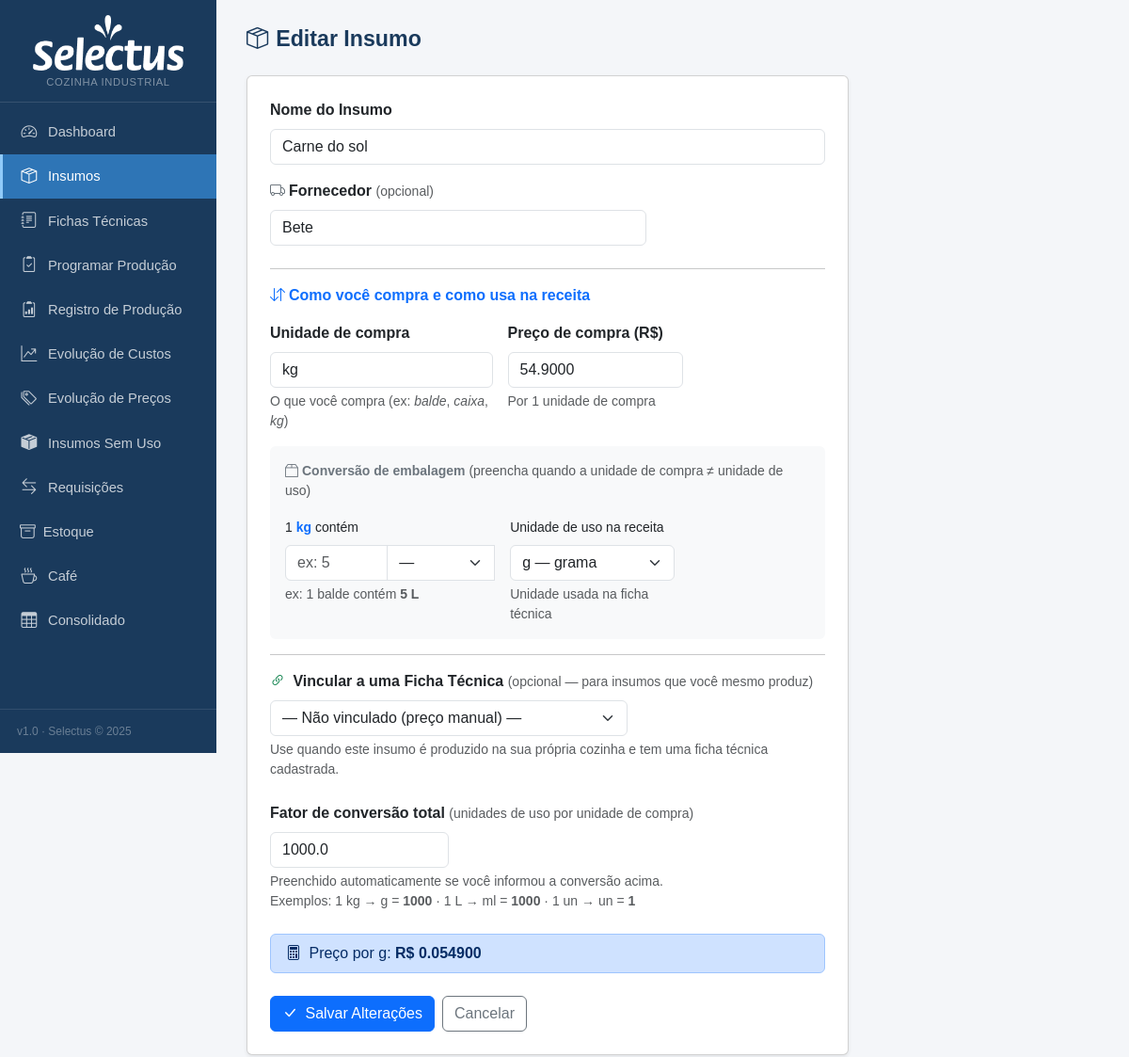
The app's page /insumos/42/editar, older data.
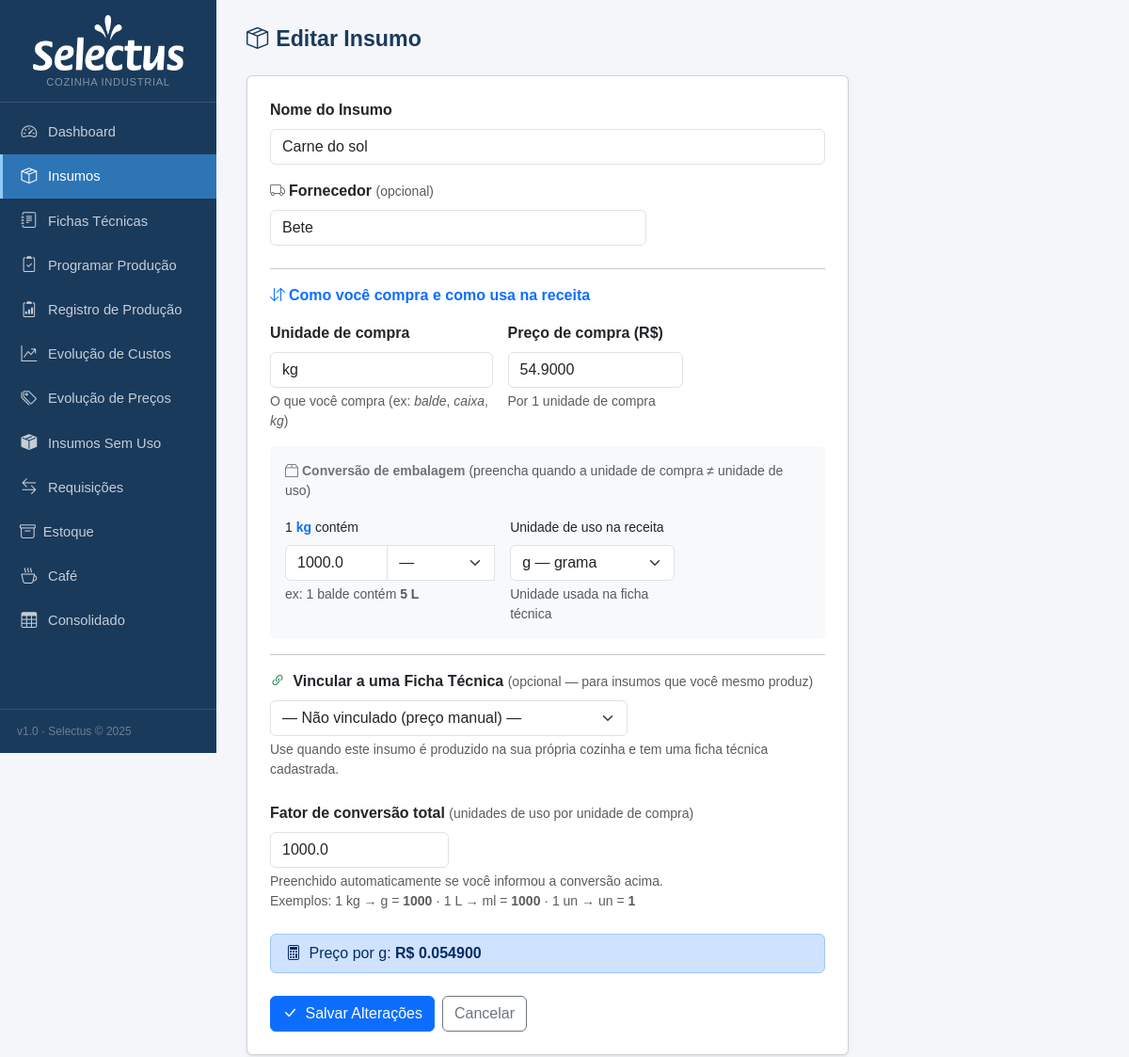
The same page, newer data.
### tables this page shows
CREATE TABLE insumos (
            id INTEGER PRIMARY KEY AUTOINCREMENT,
            nome TEXT NOT NULL,
            unidade_compra TEXT NOT NULL,
            preco_compra REAL,
            unidade_uso TEXT NOT NULL,
            fator_conversao REAL NOT NULL DEFAULT 1
        , qtd_por_embalagem REAL, unid_embalagem TEXT, produto_vinculado_id INTEGER, estoque_atual REAL DEFAULT 0, estoque_minimo REAL DEFAULT 0, status_revisao_custo TEXT DEFAULT 'nao_revisado', data_revisao_custo TEXT, fornecedor TEXT, aproveitamento REAL NOT NULL DEFAULT 100, status_revisao_nome TEXT DEFAULT 'nao_revisado', observacao TEXT, estoque_central REAL DEFAULT 0);

### app.py (the view, shortened to what this page needs)
@app.route('/insumos/<int:id>/editar', methods=['GET','POST'])
def insumo_editar(id):
    db = get_db()
    ins = db.execute('SELECT * FROM insumos WHERE id=?', (id,)).fetchone()
    db.close()
    return render_template('insumo_form.html', ins=ins, CONV=CONV,
                           produtos=_get_produtos_para_vincular())

### app.py (called while the page is built)
def get_db():
    c = sqlite3.connect(DB)
    c.row_factory = sqlite3.Row
    c.execute("PRAGMA foreign_keys = ON")
    return c

def _get_produtos_para_vincular():
    db = get_db()
    prods = db.execute('SELECT id, nome FROM produtos ORDER BY nome').fetchall()
    db.close()
    return prods

def count_alertas():
    try:
        db = get_db()
        n = db.execute('''SELECT COUNT(*) FROM insumos
                          WHERE estoque_minimo > 0 AND COALESCE(estoque_atual,0) < estoque_minimo''').fetchone()[0]
        db.close()
        return n
    except:
        return 0

@app.context_processor
def inject_alertas():
    return dict(n_alertas=count_alertas())

### templates/insumo_form.html (shortened to what the changed rows need)
{% extends "base.html" %}
{% block content %}
<div class="page-header">
  <h1><i class="bi bi-box-seam me-2"></i>{{ 'Editar Insumo' if ins else 'Novo Insumo' }}</h1>
</div>
<div class="card shadow-sm" style="max-width:640px">
  <div class="card-body p-4">
    <form method="post" id="frm" onsubmit="syncOutros()">
      <div class="mb-3">
        <label class="form-label fw-semibold">Nome do Insumo</label>
        <input type="text" name="nome" class="form-control" required
               value="{{ ins.nome if ins else '' }}" placeholder="ex: Molho Tarê">
      </div>
      <div class="mb-4">
        <label class="form-label fw-semibold">
          <i class="bi bi-truck me-1 text-secondary"></i>Fornecedor
          <span class="text-muted fw-normal small">(opcional)</span>
        </label>
        <input type="text" name="fornecedor" class="form-control"
               value="{{ ins.fornecedor if ins and ins.fornecedor else '' }}"
               placeholder="ex: Makro, Atacadão, Distribuidora X…" style="max-width:400px">
      </div>
      <div class="row g-3 mb-3">
        <div class="col-sm-5">
          <label class="form-label fw-semibold">Unidade de compra</label>
          <input type="text" name="unidade_compra" id="uc" class="form-control" required
                 list="uc_list"
                 value="{{ ins.unidade_compra if ins else '' }}"
                 placeholder="balde, caixa, kg, L, un…">
          <div class="form-text">O que você compra (ex: <em>balde</em>, <em>caixa</em>, <em>kg</em>)</div>
        </div>
        <div class="col-sm-4">
          <label class="form-label fw-semibold">Preço de compra (R$)</label>
          <input type="number" name="preco_compra" id="preco" class="form-control"
                 step="0.0001" min="0"
                 value="{{ '%.4f'|format(ins.preco_compra) if ins and ins.preco_compra else '' }}"
                 placeholder="0,0000">
          <div class="form-text">Por 1 unidade de compra</div>
        </div>
      </div>
      <div class="card bg-light border-0 mb-3 p-3">
        <div class="row g-3 align-items-start">
          <div class="col-sm-5">
            <div class="input-group">
              <input type="number" id="qtd_emb" name="qtd_por_embalagem"
                     class="form-control" step="any" min="0"
                     value="{{ ins.qtd_por_embalagem if ins and ins.qtd_por_embalagem else '' }}"
                     placeholder="ex: 5">
              <select id="ue_sel" class="form-select" style="max-width:115px" onchange="onUeChange()">
                <option value="">—</option>
              </select>
            </div>
          </div>
        </div>
      </div>
      <div class="mb-4">
        <label class="form-label fw-semibold">
          Fator de conversão total
          <span class="text-muted fw-normal small">(unidades de uso por unidade de compra)</span>
        </label>
        <input type="number" name="fator_conversao" id="fator"
               class="form-control" step="any" min="0.000001" required
               value="{{ ins.fator_conversao if ins else 1 }}"
               style="max-width:190px">
        <div class="form-text">
          Preenchido automaticamente se você informou a conversão acima.<br>
          Exemplos: 1 kg → g = <strong>1000</strong> · 1 L → ml = <strong>1000</strong> · 1 un → un = <strong>1</strong>
        </div>
      </div>
    </form>
  </div>
</div>
{% endblock %}

Row changes from the older to the newer data that the page shows:
changed insumos "Carne do sol": qtd_por_embalagem (not shown) → "1000.0"
